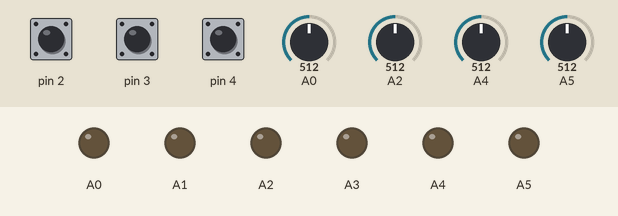
Recording of a sketch running on a simulated Arduino Uno, built with avr-gcc and run on an emulated ATmega328P. Shown: output pins drawn as LEDs (lit = HIGH). Inputs (shaded band) come from the test bench; at power-on: A0 = 512, A2 = 512, A4 = 512, pin 2 HIGH, pin 3 HIGH, pin 4 HIGH, A5 = 512.

Above: at 0.05 s.
At 1.2 s:
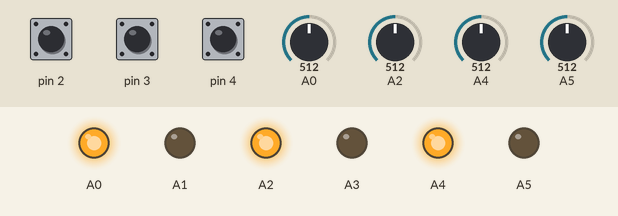
1.3 s: A0 set to 520
4.3 s: A2 set to 520
5.8 s: A4 set to 693
7.3 s: A4 set to 706
At 7.58 s:
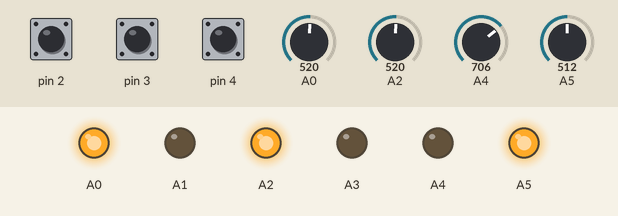
10.3 s: A0 set to 511
13.3 s: A2 set to 511
Timing chart, 0 to 16.3 s (numbered marks = the images above; inputs shaded):
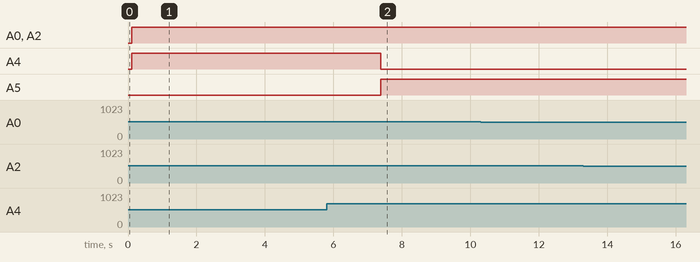

The sketch:

MagicSwitchBox.ino
```cpp
#define LED_RED_RAW 504
#define LED_GREEN_RAW 562
#define LED_YELLOW_RAW 538

#define RED 1
#define GREEN 3
#define YELLOW 2

void setup() {
  Serial.begin(9600);
  pinMode(2, INPUT_PULLUP);
  pinMode(3, INPUT_PULLUP);
  pinMode(4, INPUT_PULLUP);
  analogReference(EXTERNAL);
}

class LED {
  public:
    LED(int a_pin1, int a_pin2) {
      this->a_pin1 = a_pin1;
      this->a_pin2 = a_pin2;
      tm = millis();
      my_color = 1023.0;
    }
    ~LED() {}
    int get_color() {
      if (millis() - tm > 100) {
        tm = millis();

        if ((my_color = test(a_pin1, a_pin2)) < 700.0) {
          flip = false;
        } else if ((my_color = test(a_pin2, a_pin1)) < 700.0) {
          flip = true;
        } else {
          my_color = 1023.0;
        }
      }

      if (isColor(my_color, LED_RED_RAW)) return RED;
      else if (isColor(my_color, LED_YELLOW_RAW)) return YELLOW;
      else if (isColor(my_color, LED_GREEN_RAW)) return GREEN;
      return -1;
    }
    int get_my_color() {
      return test(a_pin1, a_pin2);
    }
    void set(int state) {
      get_color();
      if (flip) {
        turnOnOff(a_pin2, a_pin1, state);
      } else {
        turnOnOff(a_pin1, a_pin2, state);
      }
    }
    void set_if(int color, int state) {
      if (get_color() == color) {
        set(state);
      }
    }
  private:
    int a_pin1, a_pin2;
    float my_color;
    unsigned long tm;
    bool flip;

    void turnOnOff(int A_HIGH, int A_GND, int state) {
      pinMode(A_HIGH, OUTPUT);
      pinMode(A_GND, OUTPUT);

      digitalWrite(A_GND, LOW);
      digitalWrite(A_HIGH, state);
    }
    bool isColor(float color0, float color) {
      return absf(((color0 - color) / color) * 100.0) < 3.0;
    }
    float test(int A_INPUT, int A_GND) {
      pinMode(A_INPUT, INPUT_PULLUP);
      pinMode(A_GND, OUTPUT);

      digitalWrite(A_GND, LOW);
      return analogRead(A_INPUT);
    }
    float absf(float v) {
      return v < 0 ? v * (-1.0) : v;
    }
};

LED led1 = LED(A0, A1);
LED led2 = LED(A2, A3);
LED led3 = LED(A4, A5);

void loop() {

  if (digitalRead(2)) {
    led1.set_if(RED, HIGH);
    led2.set_if(RED, HIGH);
    led3.set_if(RED, HIGH);
  } else {
    led1.set_if(RED, LOW);
    led2.set_if(RED, LOW);
    led3.set_if(RED, LOW);
  }

  if (digitalRead(3)) {
    led1.set_if(YELLOW, HIGH);
    led2.set_if(YELLOW, HIGH);
    led3.set_if(YELLOW, HIGH);
  } else {
    led1.set_if(YELLOW, LOW);
    led2.set_if(YELLOW, LOW);
    led3.set_if(YELLOW, LOW);
  }

  if (digitalRead(4)) {
    led1.set_if(GREEN, HIGH);
    led2.set_if(GREEN, HIGH);
    led3.set_if(GREEN, HIGH);
  } else {
    led1.set_if(GREEN, LOW);
    led2.set_if(GREEN, LOW);
    led3.set_if(GREEN, LOW);
  }
  /*Serial.print(led1.get_my_color());Serial.print(" ");
    Serial.print(led2.get_my_color());Serial.print(" ");
    Serial.print(led3.get_my_color());Serial.println(" ");*/

}
```

Measured:
- the behaviour switches between 699 and 700 on A4 (found by bisection; images 1 and 2)
- after the input at 5.8 s, every drawn part: stays the same
- after the input at 7.3 s, A4: HIGH → LOW after 0.08 s; A5: LOW → HIGH after 0.08 s
